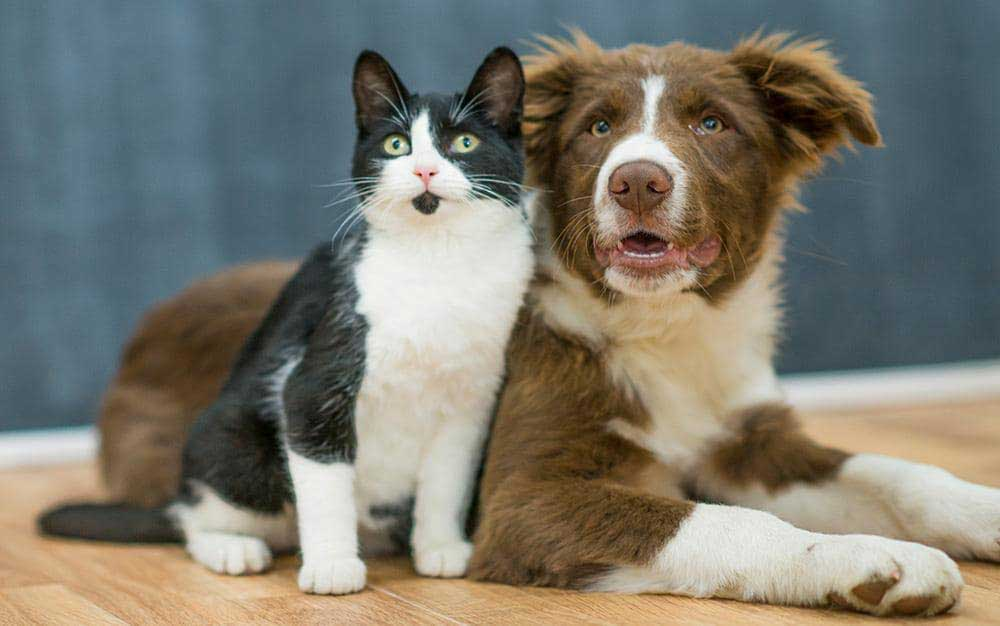
#> input picture dog-cat.jpg, 1000 x 626 px
$ jupyter execute swap_color_channels.ipynb
#> lines starting #> are read from the running program, lines starting #| are printed output that depends on the picture
[cell 1]
# Swap red an blue color
import cv2
import numpy as np

[cell 2]
# Read and resize the image
image = cv2.imread('dog-cat.jpg')
#> image is the input picture: shape (626, 1000, 3); mean B, G, R 110.5, 121.2, 123.5
h, w = image.shape[:2]
#> h = 626; w = 1000
new_w = 800
new_h = int(h * new_w/w)
#> new_h = 500
image = cv2.resize(image, (new_w, new_h))
#> image: shape (500, 800, 3)

[cell 3]
# Split channels
b, g, r = cv2.split(image)
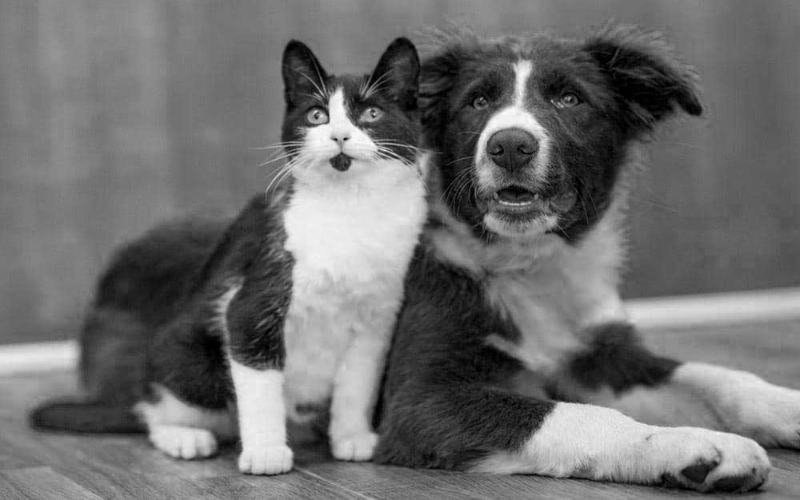
#> b: shape (500, 800); min 0, max 255, mean 110.4
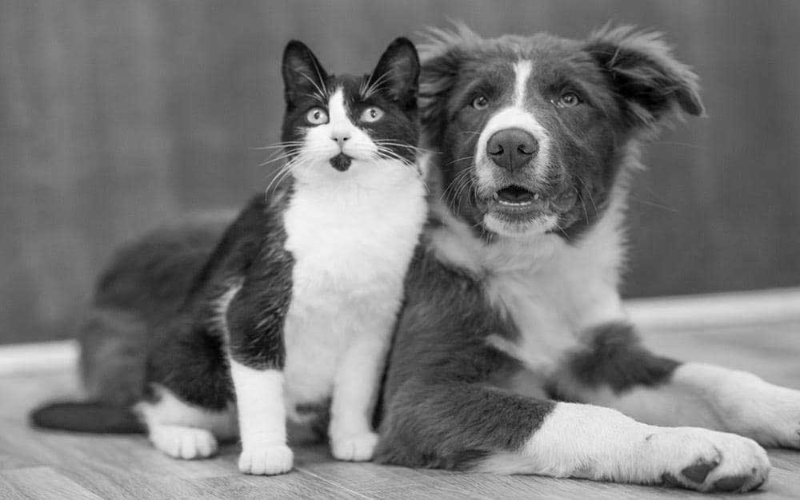
#> g: shape (500, 800); min 0, max 253, mean 121.1
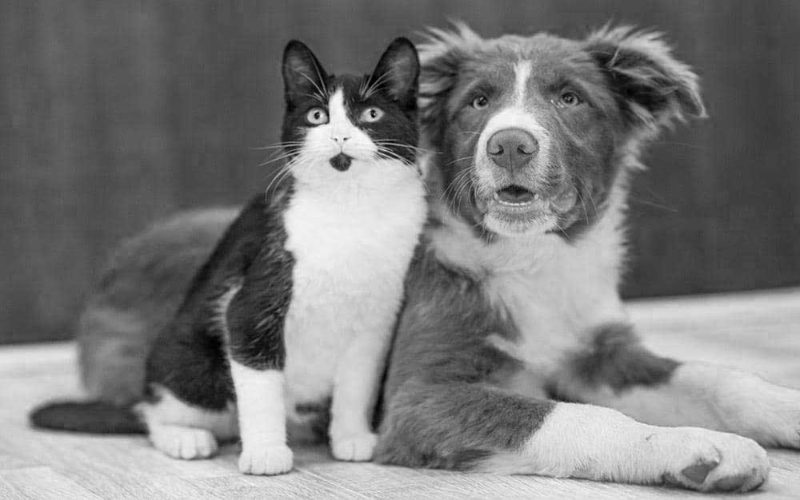
#> r: shape (500, 800); min 0, max 252, mean 123.4

# Swap red and blue
swapped = cv2.merge([r,g,b])  # now red becomes blue and vice versa
